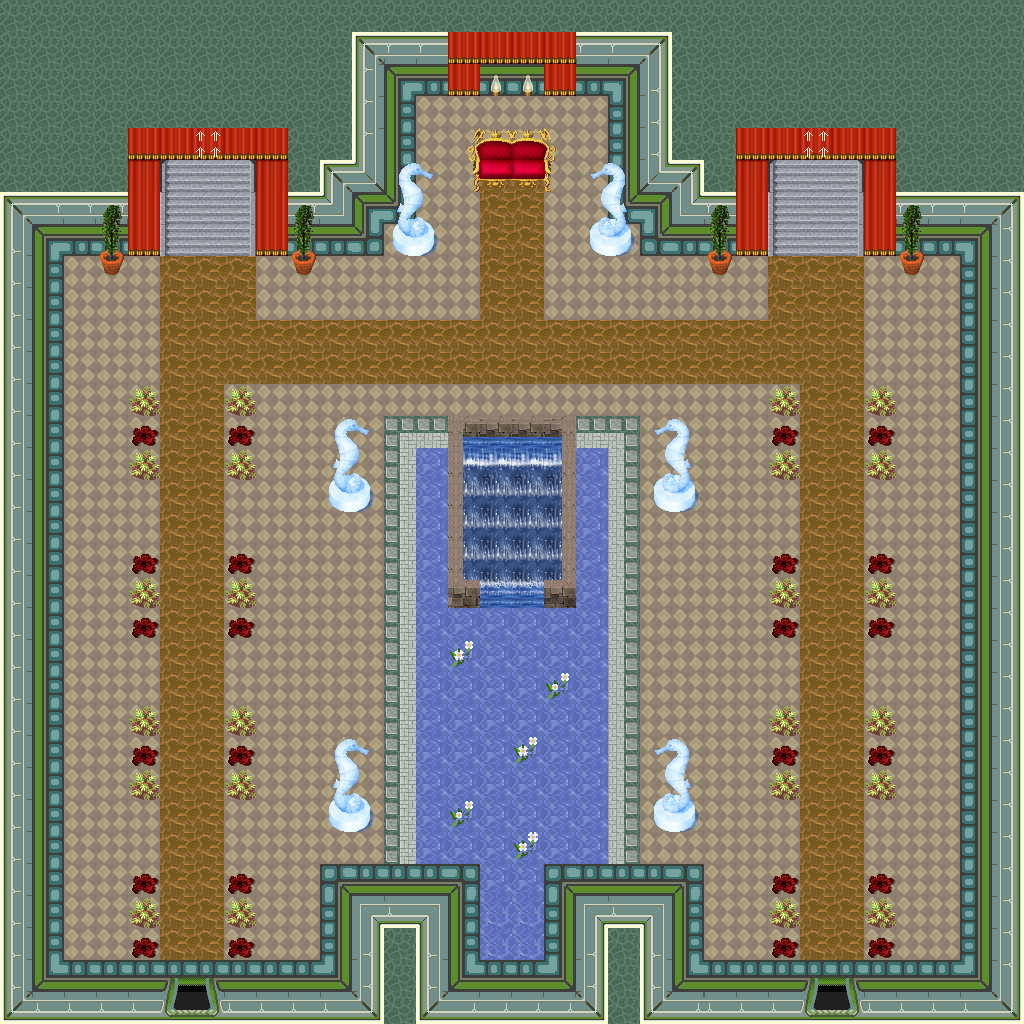

A level layout from a 2D game, rendered from its tile map. Below: a short description, then the map file with tile-grid data replaced by summaries:
An orthogonal 32x32 tile map with 32x32 px tiles, 5 tile layers (0_floor, 1_terrain, 2_object, 3_roof, ...), 3 hidden layers not drawn, 24 tilesets.

<map version="1.0" tiledversion="1.1.3" orientation="orthogonal" renderorder="right-down" width="32" height="32" tilewidth="32" tileheight="32" infinite="0" nextobjectid="1">
 <tileset firstgid="1" name="wall" tilewidth="32" tileheight="32" tilecount="16" columns="4">
  <image source="../../tileset/building/wall/int_blue_green.png" width="128" height="128" />
 </tileset>
 <tileset firstgid="17" name="wall2" tilewidth="32" tileheight="32" tilecount="8" columns="4">
  <image source="../../tileset/building/wall/int_green_blue_2.png" width="128" height="64" />
 </tileset>
 <tileset firstgid="25" name="wall3" tilewidth="32" tileheight="32" tilecount="16" columns="4">
  <image source="../../tileset/building/wall/int_green_blue.png" width="128" height="128" />
 </tileset>
 <tileset firstgid="41" name="entrance" tilewidth="32" tileheight="32" tilecount="8" columns="2">
  <image source="../../tileset/building/entrance/blue_green.png" width="64" height="128" />
 </tileset>
 <tileset firstgid="49" name="ground" tilewidth="32" tileheight="32" tilecount="2" columns="2">
  <image source="../../tileset/ground/greenGround2.png" width="64" height="32" />
 </tileset>
 <tileset firstgid="51" name="water" tilewidth="32" tileheight="32" tilecount="3" columns="3">
  <image source="../../tileset/ground/indoor/soft_blue.png" width="96" height="32" />
 </tileset>
 <tileset firstgid="54" name="waterfall" tilewidth="32" tileheight="32" tilecount="120" columns="8">
  <image source="../../tileset/ground/water/waterfall.png" width="256" height="480" />
 </tileset>
 <tileset firstgid="174" name="throne" tilewidth="32" tileheight="32" tilecount="6" columns="3">
  <image source="../../tileset/furniture/chair/throne.png" width="96" height="64" />
 </tileset>
 <tileset firstgid="180" name="carpet2" tilewidth="32" tileheight="32" tilecount="8" columns="4">
  <image source="../../tileset/furniture/carpet/carpets.png" width="128" height="64" />
 </tileset>
 <tileset firstgid="188" name="statue" tilewidth="32" tileheight="32" tilecount="12" columns="4">
  <image source="../../tileset/item/statue/seahorse.png" width="128" height="96" />
 </tileset>
 <tileset firstgid="200" name="stairs" tilewidth="32" tileheight="32" tilecount="3" columns="3">
  <image source="../../tileset/building/stairs/blue_stone.png" width="96" height="32" />
 </tileset>
 <tileset firstgid="203" name="plant" tilewidth="32" tileheight="32" tilecount="3" columns="1">
  <image source="../../tileset/plant/indoor/pot_plant.png" width="32" height="96" />
 </tileset>
 <tileset firstgid="206" name="kamin" tilewidth="32" tileheight="32" tilecount="9" columns="3">
  <image source="../../tileset/building/decoration/fireplace.png" width="97" height="96" />
 </tileset>
 <tileset firstgid="215" name="seerose" tilewidth="32" tileheight="32" tilecount="8" columns="2">
  <image source="../../tileset/plant/flower/daisy_white.png" width="64" height="128" />
 </tileset>
 <tileset firstgid="223" name="bush" tilewidth="32" tileheight="32" tilecount="10" columns="5">
  <image source="../../tileset/plant/bush/bushes.png" width="160" height="64" />
 </tileset>
 <tileset firstgid="233" name="arrows" tilewidth="32" tileheight="32" tilecount="10" columns="2">
  <image source="../../tileset/object/arrows.png" width="64" height="160" />
 </tileset>
 <tileset firstgid="243" name="paving" tilewidth="32" tileheight="32" tilecount="2" columns="2">
  <image source="../../tileset/ground/brown_paving.png" width="64" height="32" />
 </tileset>
 <tileset firstgid="245" name="big_entrance" tilewidth="32" tileheight="32" tilecount="4" columns="2">
  <image source="../../tileset/building/entrance/blue_green_big.png" trans="ffffff" width="64" height="64" />
 </tileset>
 <tileset firstgid="249" name="torch" tilewidth="32" tileheight="32" tilecount="4" columns="1">
  <image source="../../tileset/furniture/light/torch_top.png" width="32" height="128" />
 </tileset>
 <tileset firstgid="253" name="Untitled" tilewidth="32" tileheight="32" tilecount="1" columns="1">
  <image source="../../tileset/logic/collision.png" width="32" height="32" />
 </tileset>
 <tileset firstgid="254" name="Untitled" tilewidth="32" tileheight="32" tilecount="5" columns="5">
  <image source="../../tileset/logic/creature/oni.png" width="160" height="32" />
 </tileset>
 <tileset firstgid="259" name="../../tileset/ground/green_paving.png" tilewidth="32" tileheight="32" tilecount="18" columns="3">
  <image source="../../tileset/ground/green_paving.png" width="96" height="192" />
 </tileset>
 <tileset firstgid="277" name="red_drapes" tilewidth="32" tileheight="32" tilecount="9" columns="3">
  <image source="../../tileset/furniture/curtain/red_drapes.png" width="96" height="96" />
 </tileset>
 <tileset firstgid="286" name="red_drapes" tilewidth="32" tileheight="32" tilecount="9" columns="3">
  <image source="../../tileset/furniture/curtain/red_drapes.png" width="96" height="96" />
 </tileset>
 <layer name="0_floor" width="32" height="32">
  <data>[1024 cells, 1014 non-empty, 46 distinct tile ids]</data>
 </layer>
 <layer name="1_terrain" width="32" height="32">
  <data>[1024 cells, 153 non-empty, 35 distinct tile ids]</data>
 </layer>
 <layer name="2_object" width="32" height="32">
  <data>[1024 cells, 14 non-empty, 6 distinct tile ids]</data>
 </layer>
 <layer name="3_roof" width="32" height="32">
  <data>[1024 cells, 46 non-empty, 15 distinct tile ids]</data>
 </layer>
 <layer name="4_roof_add" width="32" height="32">
  <data>[1024 cells, 4 non-empty, 2 distinct tile ids]</data>
 </layer>
 <layer name="objects" width="32" height="32" visible="0">
  <data>[1024 cells, 16 non-empty, 3 distinct tile ids]</data>
 </layer>
 <layer name="collision" width="32" height="32" visible="0" opacity="0.39">
  <data>[1024 cells, 460 non-empty, 1 distinct tile ids]</data>
 </layer>
 <layer name="protection" width="32" height="32" visible="0">
  <data>[1024 cells, 0 non-empty, 0 distinct tile ids]</data>
 </layer>
</map>
